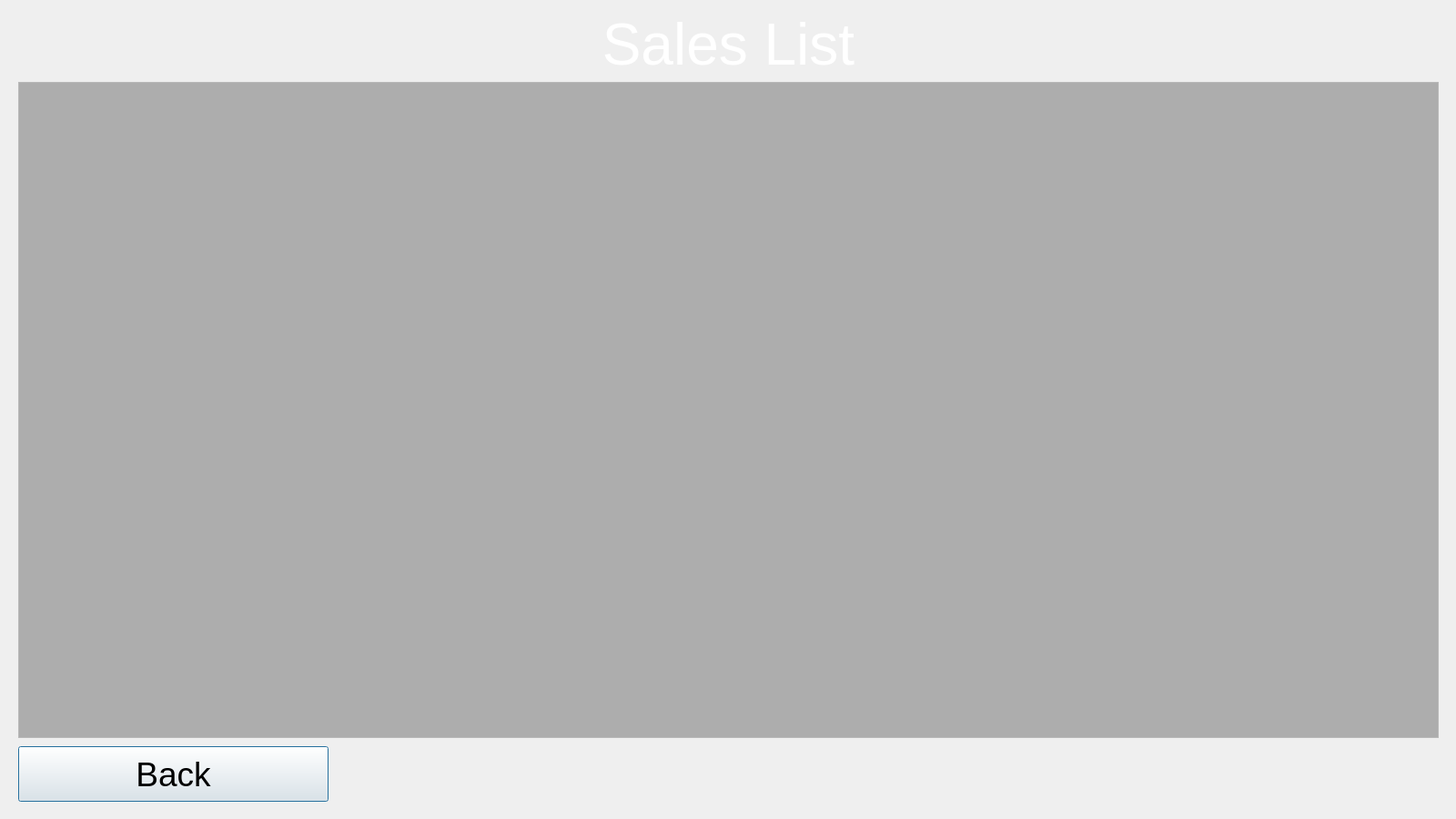
<?xml version="1.0" encoding="UTF-8"?>
<ui version="4.0">
 <class>salesListing</class>
 <widget class="QDialog" name="salesListing">
  <property name="geometry">
   <rect>
    <x>0</x>
    <y>0</y>
    <width>1600</width>
    <height>900</height>
   </rect>
  </property>
  <property name="windowTitle">
   <string>Dialog</string>
  </property>
  <widget class="QTableView" name="tableView">
   <property name="geometry">
    <rect>
     <x>20</x>
     <y>90</y>
     <width>1561</width>
     <height>721</height>
    </rect>
   </property>
   <property name="palette">
    <palette>
     <active>
      <colorrole role="Text">
       <brush brushstyle="SolidPattern">
        <color alpha="255">
         <red>255</red>
         <green>255</green>
         <blue>255</blue>
        </color>
       </brush>
      </colorrole>
      <colorrole role="Base">
       <brush brushstyle="SolidPattern">
        <color alpha="70">
         <red>0</red>
         <green>0</green>
         <blue>0</blue>
        </color>
       </brush>
      </colorrole>
     </active>
     <inactive>
      <colorrole role="Text">
       <brush brushstyle="SolidPattern">
        <color alpha="255">
         <red>255</red>
         <green>255</green>
         <blue>255</blue>
        </color>
       </brush>
      </colorrole>
      <colorrole role="Base">
       <brush brushstyle="SolidPattern">
        <color alpha="70">
         <red>0</red>
         <green>0</green>
         <blue>0</blue>
        </color>
       </brush>
      </colorrole>
     </inactive>
     <disabled>
      <colorrole role="Text">
       <brush brushstyle="SolidPattern">
        <color alpha="255">
         <red>120</red>
         <green>120</green>
         <blue>120</blue>
        </color>
       </brush>
      </colorrole>
      <colorrole role="Base">
       <brush brushstyle="SolidPattern">
        <color alpha="255">
         <red>240</red>
         <green>240</green>
         <blue>240</blue>
        </color>
       </brush>
      </colorrole>
     </disabled>
    </palette>
   </property>
   <property name="font">
    <font>
     <pointsize>18</pointsize>
    </font>
   </property>
  </widget>
  <widget class="QLabel" name="label">
   <property name="geometry">
    <rect>
     <x>10</x>
     <y>10</y>
     <width>1581</width>
     <height>81</height>
    </rect>
   </property>
   <property name="text">
    <string>&lt;html&gt;&lt;head/&gt;&lt;body&gt;&lt;p align=&quot;center&quot;&gt;&lt;span style=&quot; font-size:48pt; color:#ffffff;&quot;&gt;Sales List&lt;/span&gt;&lt;/p&gt;&lt;/body&gt;&lt;/html&gt;</string>
   </property>
  </widget>
  <widget class="QPushButton" name="pushButton">
   <property name="geometry">
    <rect>
     <x>20</x>
     <y>820</y>
     <width>341</width>
     <height>61</height>
    </rect>
   </property>
   <property name="font">
    <font>
     <pointsize>28</pointsize>
    </font>
   </property>
   <property name="text">
    <string>Back</string>
   </property>
  </widget>
  <widget class="QLabel" name="label_2">
   <property name="geometry">
    <rect>
     <x>0</x>
     <y>0</y>
     <width>1600</width>
     <height>900</height>
    </rect>
   </property>
   <property name="text">
    <string/>
   </property>
   <property name="pixmap">
    <pixmap>CUSTOM IMAGES/redneb.jpg</pixmap>
   </property>
   <property name="scaledContents">
    <bool>false</bool>
   </property>
  </widget>
  <zorder>label_2</zorder>
  <zorder>tableView</zorder>
  <zorder>label</zorder>
  <zorder>pushButton</zorder>
 </widget>
 <resources/>
 <connections/>
</ui>
